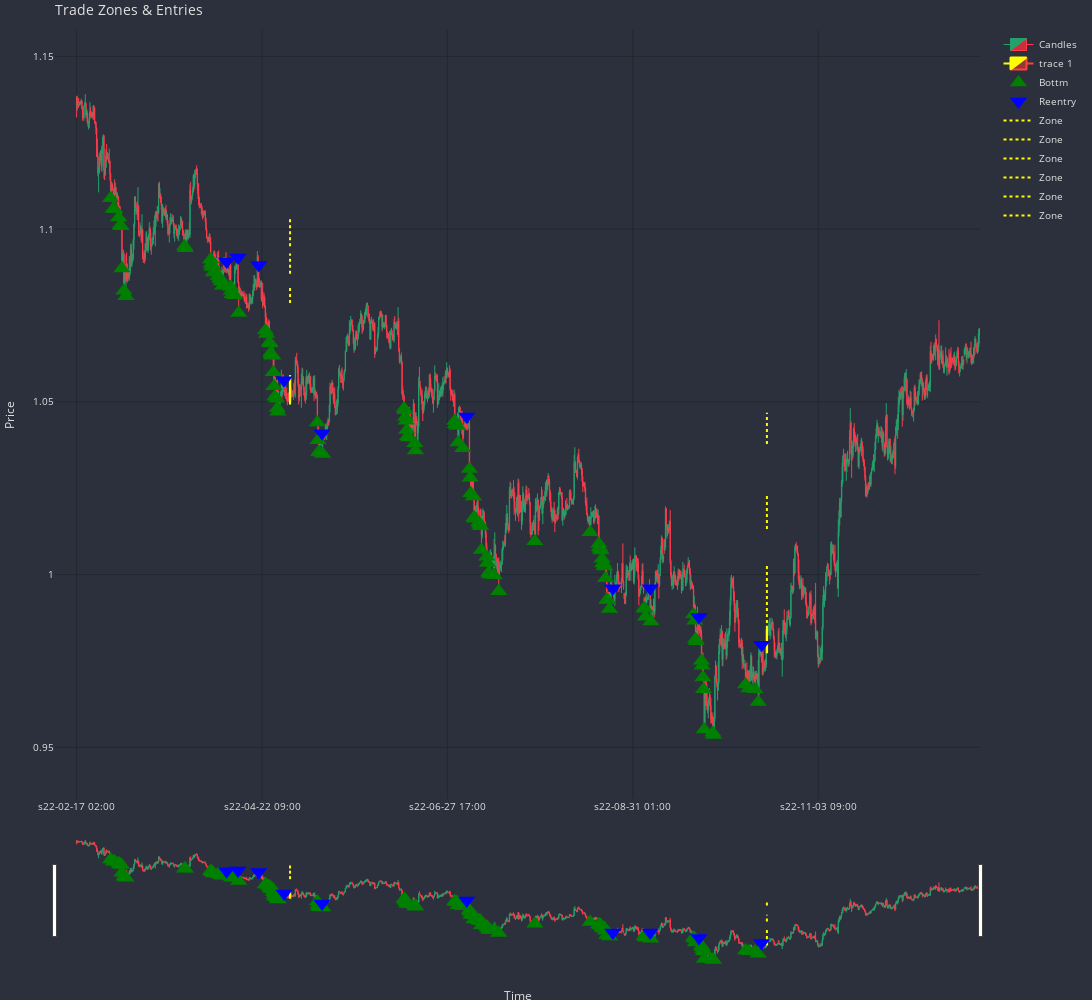

Notebook cell for this chart:
### Code cell
plot_trade_zones(df)

### Figure 1 — Plotly figure (JSON) as saved in the notebook; plotly's stock layout.template omitted (floating-point values rounded to 4 significant figures; data arrays with more than 128 entries replaced by an {"elided": "..."} marker saying what was removed)
{"data": [{"close": {"elided": "1355 float values"}, "decreasing": {"fillcolor": "#CC2E3C", "line": {"color": "#FF3A4C"}}, "high": {"elided": "1355 float values"}, "increasing": {"fillcolor": "#24A06B", "line": {"color": "#24A06B"}}, "line": {"width": 1}, "low": {"elided": "1355 float values"}, "name": "Candles", "opacity": 1, "open": {"elided": "1355 float values"}, "type": "candlestick", "x": {"elided": "1355 str values"}}, {"close": [1.057, 0.9839], "high": [1.058, 0.9852], "increasing": {"fillcolor": "yellow", "line": {"color": "yellow"}}, "line": {"width": 2}, "low": [1.049, 0.9773], "opacity": 1, "open": [1.05, 0.9775], "type": "candlestick", "x": ["s22-05-03 09:00", "s22-10-17 13:00"]}, {"marker": {"color": "green", "size": 15, "symbol": "triangle-up"}, "mode": "markers", "name": "Bottm", "showlegend": true, "type": "scatter", "x": ["s22-03-01 14:00", "s22-03-02 06:00", "s22-03-02 14:00", "s22-03-03 14:00", "s22-03-03 22:00", "s22-03-04 06:00", "s22-03-04 10:00", "s22-03-06 22:00", "s22-03-07 10:00", "s22-03-28 01:00", "s22-03-28 05:00", "s22-04-05 13:00", "s22-04-05 17:00", "s22-04-05 21:00", "s22-04-06 01:00", "s22-04-06 05:00", "s22-04-07 09:00", "s22-04-07 21:00", "s22-04-08 01:00", "s22-04-08 05:00", "s22-04-08 13:00", "s22-04-12 13:00", "s22-04-12 17:00", "s22-04-12 21:00", "s22-04-13 13:00", "s22-04-14 13:00", "s22-04-25 05:00", "s22-04-25 13:00", "s22-04-26 05:00", "s22-04-26 09:00", "s22-04-26 13:00", "s22-04-26 17:00", "s22-04-26 21:00", "s22-04-27 01:00", "s22-04-27 05:00", "s22-04-27 09:00", "s22-04-27 13:00", "s22-04-28 01:00", "s22-04-28 05:00", "s22-04-28 09:00", "s22-05-12 05:00", "s22-05-12 09:00", "s22-05-12 13:00", "s22-05-12 17:00", "s22-05-13 13:00", "s22-06-12 21:00", "s22-06-13 01:00", "s22-06-13 05:00", "s22-06-13 09:00", "s22-06-13 13:00", "s22-06-13 17:00", "s22-06-14 01:00", "s22-06-15 13:00", "s22-06-15 17:00", "s22-06-29 13:00", "s22-06-29 17:00", "s22-06-30 01:00", "s22-06-30 05:00", "s22-06-30 09:00", "s22-07-01 13:00", "s22-07-05 05:00", "s22-07-05 09:00", "s22-07-05 13:00", "s22-07-06 05:00", "s22-07-06 09:00", "s22-07-06 13:00", "s22-07-07 13:00", "s22-07-07 17:00", "s22-07-08 01:00", "s22-07-08 05:00", "s22-07-11 13:00", "s22-07-11 17:00", "s22-07-12 01:00", "s22-07-12 05:00", "s22-07-12 09:00", "s22-07-13 09:00", "s22-07-14 13:00", "s22-07-27 13:00", "s22-08-16 09:00", "s22-08-18 13:00", "s22-08-18 17:00", "s22-08-18 21:00", "s22-08-19 01:00", "s22-08-19 09:00", "s22-08-19 13:00", "s22-08-19 17:00", "s22-08-21 21:00", "s22-08-22 01:00", "s22-08-22 05:00", "s22-08-22 13:00", "s22-08-22 17:00", "s22-08-23 05:00", "s22-09-04 21:00", "s22-09-05 01:00", "s22-09-05 05:00", "s22-09-06 13:00", "s22-09-21 05:00", "s22-09-21 13:00", "s22-09-21 17:00", "s22-09-21 21:00", "s22-09-23 05:00", "s22-09-23 09:00", "s22-09-23 13:00", "s22-09-23 17:00", "s22-09-25 21:00", "s22-09-28 01:00", "s22-09-28 05:00", "s22-10-10 05:00", "s22-10-11 01:00", "s22-10-12 13:00", "s22-10-13 09:00"], "y": [1.109, 1.106, 1.106, 1.103, 1.101, 1.101, 1.089, 1.082, 1.081, 1.095, 1.094, 1.091, 1.09, 1.089, 1.089, 1.087, 1.086, 1.086, 1.085, 1.085, 1.084, 1.083, 1.082, 1.081, 1.081, 1.076, 1.071, 1.07, 1.067, 1.067, 1.064, 1.064, 1.063, 1.063, 1.059, 1.055, 1.051, 1.051, 1.048, 1.047, 1.044, 1.039, 1.035, 1.035, 1.035, 1.048, 1.048, 1.046, 1.045, 1.042, 1.04, 1.04, 1.038, 1.036, 1.044, 1.044, 1.043, 1.043, 1.038, 1.037, 1.031, 1.028, 1.024, 1.023, 1.017, 1.016, 1.015, 1.014, 1.014, 1.007, 1.005, 1.003, 1.001, 1.0, 1.0, 0.9998, 0.9952, 1.01, 1.012, 1.009, 1.008, 1.007, 1.007, 1.005, 1.003, 1.003, 1.002, 1.002, 0.9989, 0.9928, 0.9926, 0.9901, 0.9903, 0.9901, 0.9878, 0.9864, 0.9885, 0.9866, 0.9813, 0.9807, 0.9751, 0.9736, 0.9702, 0.9668, 0.9551, 0.9542, 0.9536, 0.9682, 0.967, 0.9668, 0.9631]}, {"marker": {"color": "blue", "size": 15, "symbol": "triangle-down"}, "mode": "markers", "name": "Reentry", "showlegend": true, "type": "scatter", "x": ["s22-04-11 13:00", "s22-04-14 09:00", "s22-04-21 13:00", "s22-05-01 21:00", "s22-05-13 09:00", "s22-07-04 13:00", "s22-08-24 01:00", "s22-09-06 09:00", "s22-09-22 13:00", "s22-10-14 05:00"], "y": [1.091, 1.092, 1.09, 1.056, 1.041, 1.046, 0.9961, 0.996, 0.9877, 0.9797]}, {"line": {"color": "yellow", "dash": "dot", "width": 2}, "mode": "lines", "name": "Zone", "type": "scatter", "x": ["s22-05-03 09:00", "s22-05-03 09:00"], "y": [1.079, 1.083]}, {"line": {"color": "yellow", "dash": "dot", "width": 2}, "mode": "lines", "name": "Zone", "type": "scatter", "x": ["s22-05-03 09:00", "s22-05-03 09:00"], "y": [1.087, 1.093]}, {"line": {"color": "yellow", "dash": "dot", "width": 2}, "mode": "lines", "name": "Zone", "type": "scatter", "x": ["s22-05-03 09:00", "s22-05-03 09:00"], "y": [1.095, 1.103]}, {"line": {"color": "yellow", "dash": "dot", "width": 2}, "mode": "lines", "name": "Zone", "type": "scatter", "x": ["s22-10-17 13:00", "s22-10-17 13:00"], "y": [0.986, 1.003]}, {"line": {"color": "yellow", "dash": "dot", "width": 2}, "mode": "lines", "name": "Zone", "type": "scatter", "x": ["s22-10-17 13:00", "s22-10-17 13:00"], "y": [1.013, 1.024]}, {"line": {"color": "yellow", "dash": "dot", "width": 2}, "mode": "lines", "name": "Zone", "type": "scatter", "x": ["s22-10-17 13:00", "s22-10-17 13:00"], "y": [1.038, 1.047]}], "layout": {"font": {"color": "#e1e1e1", "size": 10}, "height": 1000, "hovermode": "x unified", "margin": {"b": 10, "l": 10, "r": 10, "t": 30}, "paper_bgcolor": "#2c303c", "plot_bgcolor": "#2c303c", "title": {"text": "Trade Zones & Entries"}, "width": 2000, "xaxis": {"gridcolor": "#1f292f", "nticks": 5, "rangeslider": {"visible": true}, "title": {"text": "Time"}}, "yaxis": {"fixedrange": false, "gridcolor": "#1f292f", "range": [0.9351, 1.158], "title": {"text": "Price"}}}}
